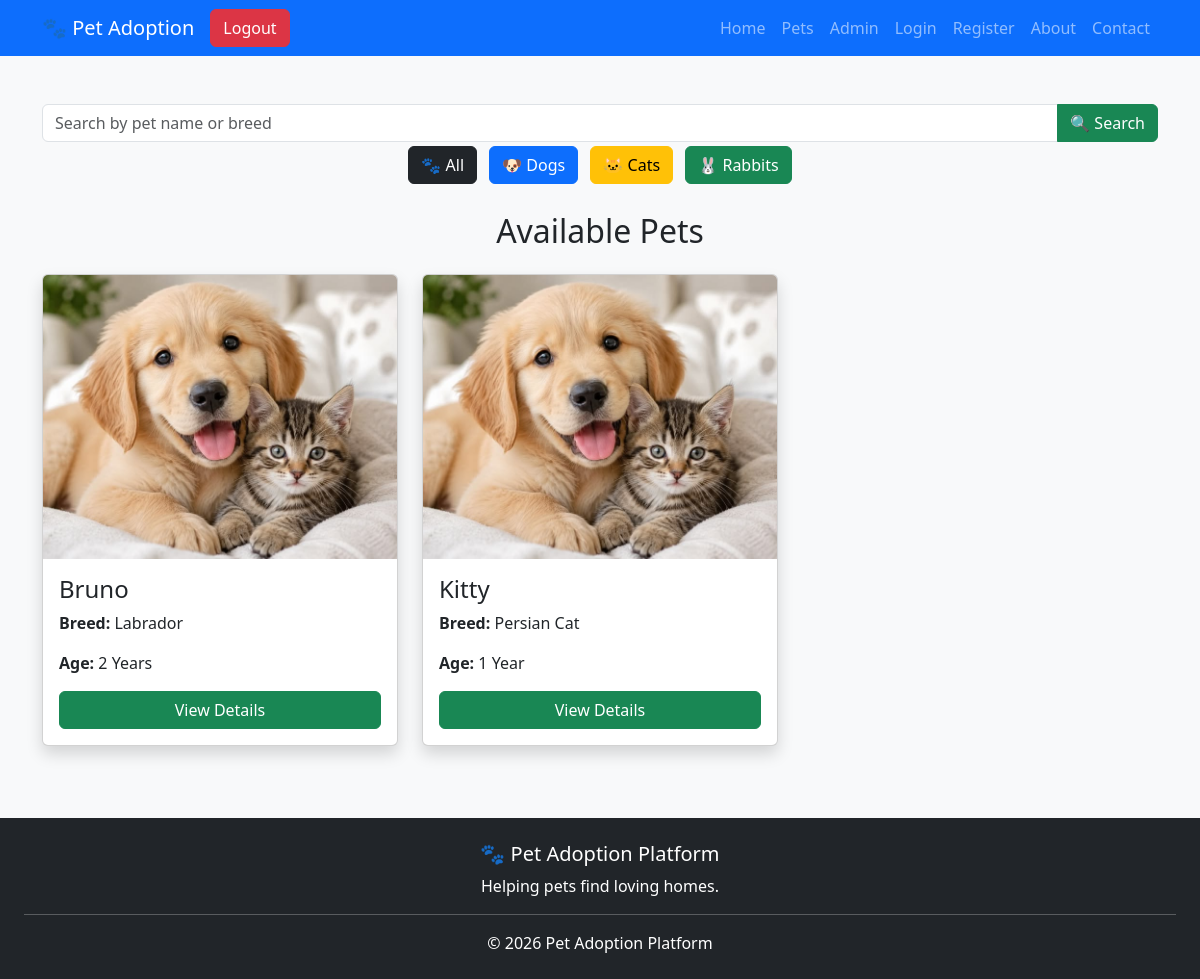
The page /pets (signed in) on the database its author committed.
### tables this page shows
CREATE TABLE pets(
        id INTEGER PRIMARY KEY AUTOINCREMENT,
        name TEXT,
        breed TEXT,
        age TEXT,
        gender TEXT,
        vaccinated TEXT,
        description TEXT,
        image TEXT
    , status TEXT DEFAULT 'Available');

### app.py (the view)
@app.route('/pets')
def pets():
    if 'user' not in session:
        return redirect(url_for('login'))
    search = request.args.get('search')
    print("Search =", search)
    conn = sqlite3.connect("database.db")
    cursor = conn.cursor()
    if search:
        cursor.execute("""
        SELECT * FROM pets
        WHERE status='Available'
        AND (name LIKE ? OR breed LIKE ?)
        """, (f"%{search}%", f"%{search}%"))
    else:
        cursor.execute("SELECT * FROM pets WHERE status='Available'")
    pets = cursor.fetchall()
    print("Pets Found =", pets)
    conn.close()
    return render_template("pets.html", pets=pets)

### templates/pets.html (shortened to what this page needs)
<!DOCTYPE html>
<html lang="en">
<head>
    <link href="https://cdn.jsdelivr.net/npm/bootstrap@5.3.3/dist/css/bootstrap.min.css" rel="stylesheet">
</head>
<body class="bg-light">
{% include 'navbar.html' %}
<div class="container mt-5">
    <form method="GET" action="{{ url_for('pets') }}" class="mb-4">
    <div class="input-group">
        <input
            type="text"
            name="search"
            class="form-control"
            placeholder="Search by pet name or breed">
        <button class="btn btn-success">
            🔍 Search
        </button>
    </div>
<div class="text-center mb-4">
    <a href="{{ url_for('pets') }}" class="btn btn-dark m-1">
        🐾 All
    </a>
    <a href="{{ url_for('pets', category='Labrador') }}" class="btn btn-primary m-1">
        🐶 Dogs
    </a>
    <a href="{{ url_for('pets', category='Persian') }}" class="btn btn-warning m-1">
        🐱 Cats
    </a>
    <a href="{{ url_for('pets', category='Rabbit') }}" class="btn btn-success m-1">
        🐰 Rabbits
    </a>
</div>
</form>
    <h2 class="text-center mb-4">Available Pets</h2>
    <div class="row">
        {% for pet in pets %}
        <div class="col-md-4 mb-4">
            <div class="card shadow">
                <img src="{{ url_for('static', filename='images/' + pet[7]) }}"
                     class="card-img-top">
                <div class="card-body">
                    <h4>{{ pet[1] }}</h4>
                    <p><strong>Breed:</strong> {{ pet[2] }}</p>
                    <p><strong>Age:</strong> {{ pet[3] }}</p>
                    <a href="/pet-details/{{ pet[0] }}"
                       class="btn btn-success w-100">
                        View Details
                    </a>
                </div>
            </div>
        </div>
        {% endfor %}
    </div>
</div>
{% include 'footer.html' %}
</body>
</html>

### templates/navbar.html (shortened to what this page needs)
<nav class="navbar navbar-expand-lg navbar-dark bg-primary">
    <div class="container">
        <a class="navbar-brand" href="/">
            🐾 Pet Adoption
        </a>
        {% if session.get('user') %}
<a href="{{ url_for('logout') }}" class="btn btn-danger">
    Logout
</a>
{% endif %}
        <div class="collapse navbar-collapse" id="navbarNav">
            <ul class="navbar-nav ms-auto">
                <li class="nav-item">
                    <a class="nav-link" href="/">Home</a>
                </li>
                <li class="nav-item">
                    <a class="nav-link" href="/pets">Pets</a>
                </li>
                 <li class="nav-item">
                    <a class="nav-link" href="/admin">Admin</a>
                </li>
                <li class="nav-item">
                    <a class="nav-link" href="/login">Login</a>
                </li>
                <li class="nav-item">
                    <a class="nav-link" href="/register">Register</a>
                </li>
                <li class="nav-item">
    <a class="nav-link" href="{{ url_for('about') }}">
        About
    </a>
</li>
<li class="nav-item">
    <a class="nav-link" href="{{ url_for('contact') }}">
        Contact
    </a>
</li>
            </ul>
        </div>
    </div>
</nav>

### templates/footer.html
<footer class="bg-dark text-white text-center p-4 mt-5">
    <h5>🐾 Pet Adoption Platform</h5>
    <p>
        Helping pets find loving homes.
    </p>
    <hr class="bg-light">
    <p class="text-center mb-0">
    © 2026 Pet Adoption Platform
</p>
</footer>

### rows shown on the page
pets: image (picture), name "Bruno", breed "Labrador", age "2 Years"
pets: image (picture), name "Kitty", breed "Persian Cat", age "1 Year"
